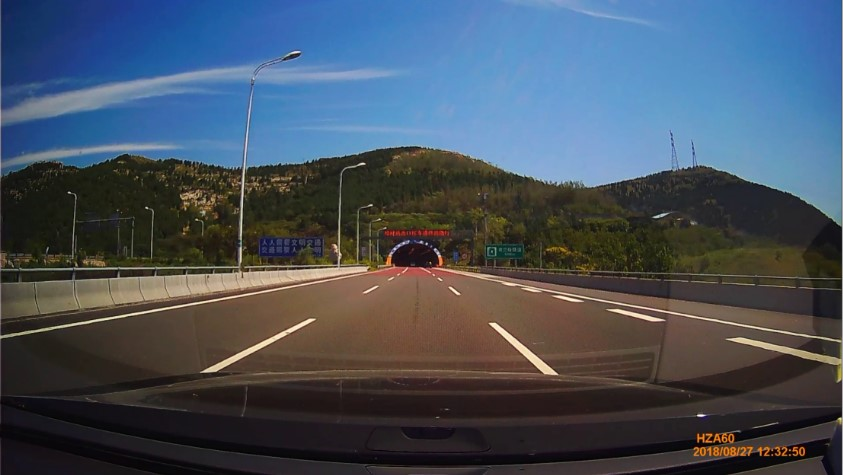
#> input picture lane_sample1.jpeg, 843 x 475 px
$ jupyter execute colors.ipynb
#> lines starting #> are read from the running program, lines starting #| are printed output that depends on the picture
[cell 1]
import cv2 as cv
import numpy as np
from PIL import Image
from colorsys import rgb_to_hsv
import matplotlib.pyplot as plt
import matplotlib.image as mpimg
import math

[cell 2]
# Read image from JPEG file
pil_im = Image.open("lane_sample1.jpeg")
#> pil_im is the input picture: PIL image 843x475 RGB; mean R, G, B 70.7, 81.2, 93.7
orig = np.array(pil_im)

# Resize so that standard height is 512
width = int(pil_im.width * 512 / pil_im.height)
#> width = 908
pil_im = pil_im.resize((width , 512))
#> pil_im: PIL image 908x512 RGB

# Convert to np array
orig_img = np.array(pil_im)
plt.imshow(orig_img)
plt.axis('off')
plt.show()

[cell 3]
def RGB_to_HSV(rgb):

    rows = rgb.shape[0]
#> rows = 512
    cols = rgb.shape[1]
#> cols = 908
    hsvImage = np.zeros((rows, cols, 3))

    for y in range(rows):
        for x in range(cols):
            redPrime = rgb[y,x,0] / 255
            greenPrime = rgb[y,x,1] / 255
            bluePrime = rgb[y,x,2] / 255
            cMax = max(redPrime, greenPrime, bluePrime)
            cMin = min(redPrime, greenPrime, bluePrime)
            delta = cMax - cMin

            #hue
            if delta == 0:
                hsvImage[y][x][0] = 0
            elif cMax == redPrime:
                hsvImage[y][x][0] = (60 * ((greenPrime - bluePrime) / delta) + 360) % 360
            elif cMax == greenPrime:
                hsvImage[y][x][0] = (60 * ((bluePrime - redPrime) / delta) + 120) % 360
            elif cMax == bluePrime:
                hsvImage[y][x][0] = (60 * ((redPrime - greenPrime) / delta) + 240) % 360

            #saturation
            if cMax == 0:
                hsvImage[y][x][1] = 0
            else:
                hsvImage[y][x][1] = (delta / cMax)

            #value
            hsvImage[y][x][2] = cMax
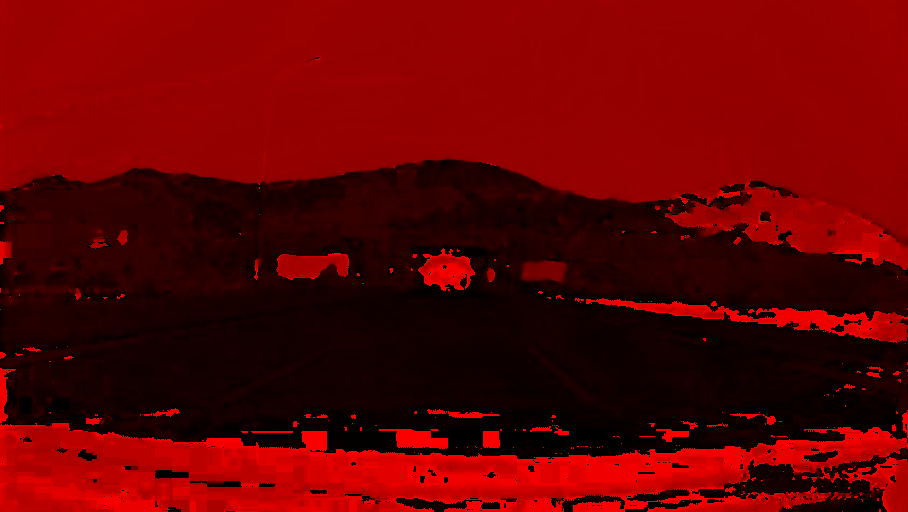
#> hsvImage: shape (512, 908, 3) float64; mean R, G, B 138.9, 0.4, 0.4; drawn with min black and max white

    return hsvImage

[cell 4]
imHSV = RGB_to_HSV(orig_img)

hueImg = imHSV[:,:,0]
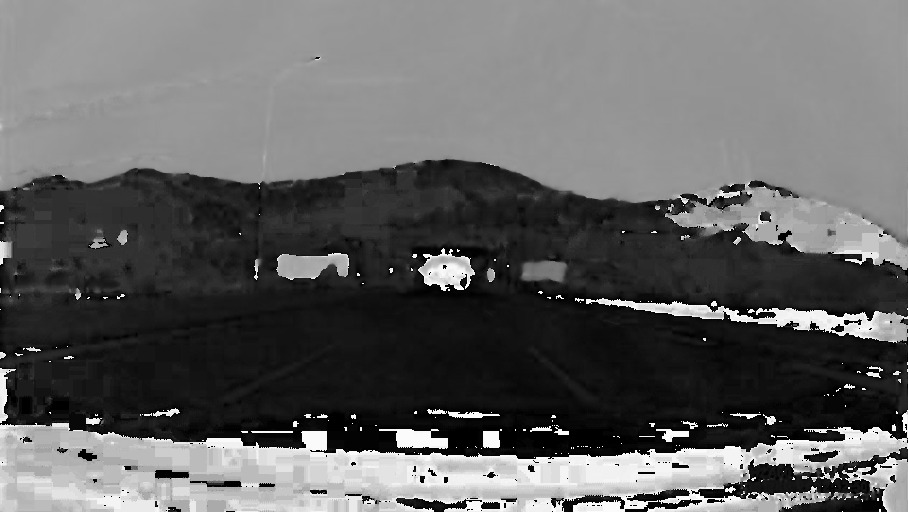
#> hueImg: shape (512, 908) float64; min 0, max 359.4, mean 138.9; drawn with min black and max white
satImg = imHSV[:,:,1]
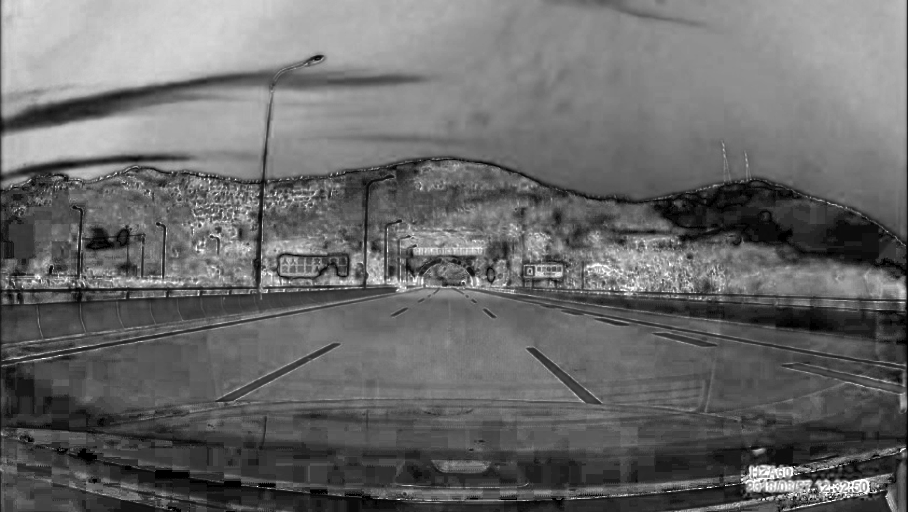
#> satImg: shape (512, 908) float64; min 0, max 1, mean 0.414
valImg = imHSV[:,:,2]
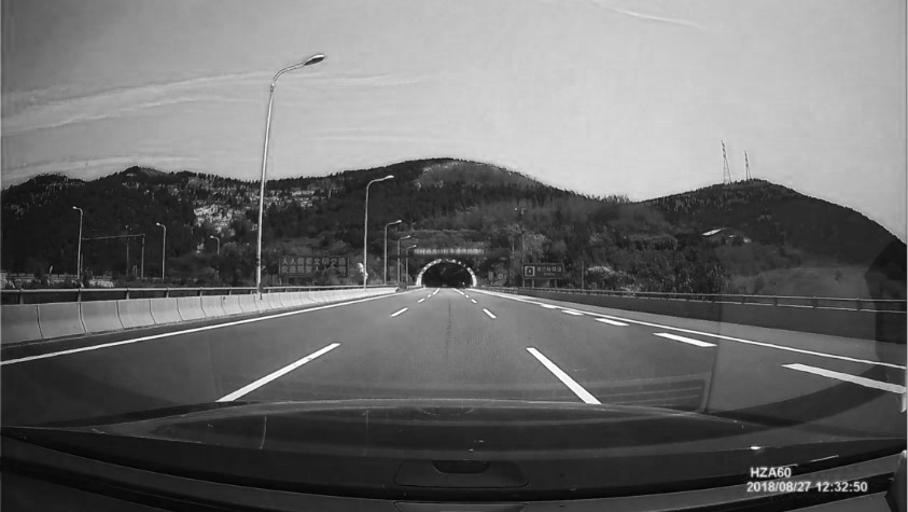
#> valImg: shape (512, 908) float64; min 0.00392, max 1, mean 0.421

plt.imshow(orig_img)
plt.title("RGB image (original)")
plt.axis('off')
plt.show()

plt.imshow(hueImg, cmap = 'hsv')
plt.title("Hue channel")
plt.axis('off')
plt.show()

plt.imshow(satImg)
plt.title("Saturation channel")
plt.axis('off')
plt.show()

plt.imshow(valImg)
plt.title("Value channel")
plt.axis('off')
plt.show()

$ run again, with sample6.jpg copied over lane_sample1.jpeg
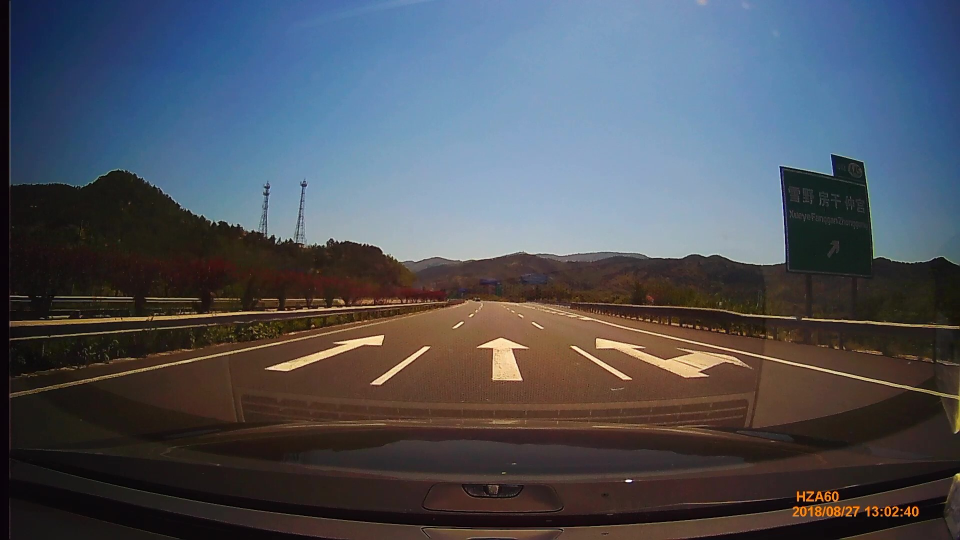
#> input picture sample6.jpg, 1920 x 1080 px (shown at 1/2 size)
#> pil_im is the input picture: PIL image 1920x1080 RGB; mean R, G, B 77.9, 82.3, 91.2
#> pil_im: PIL image 910x512 RGB
#> after the loop in RGB_to_HSV, `for y in range(rows):`:
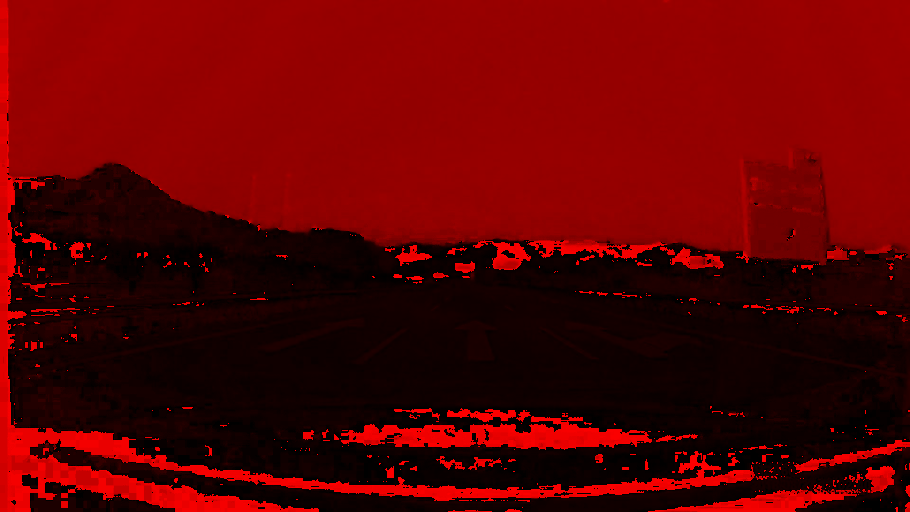
#> hsvImage: shape (512, 910, 3) float64; mean R, G, B 130.7, 0.4, 0.4; drawn with min black and max white
#> `valImg = imHSV[:,:,2]`:
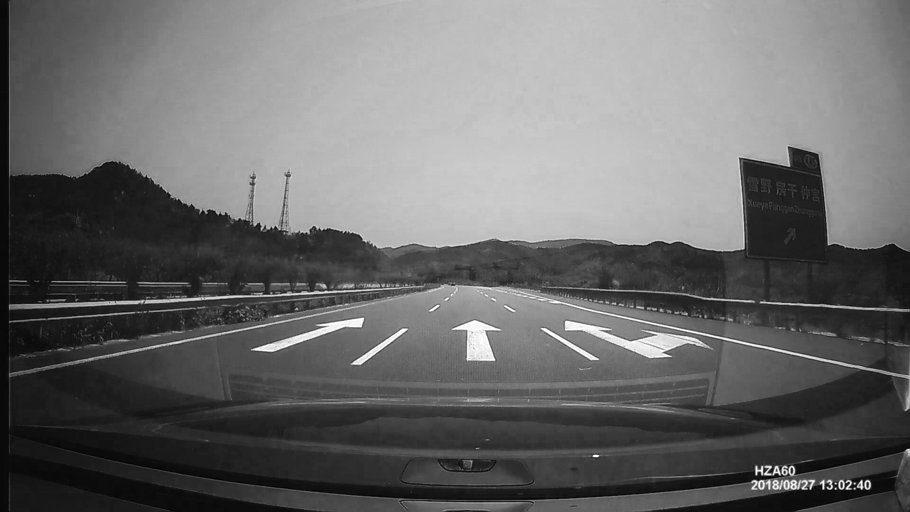
#> valImg: shape (512, 910) float64; min 0.00784, max 1, mean 0.418
